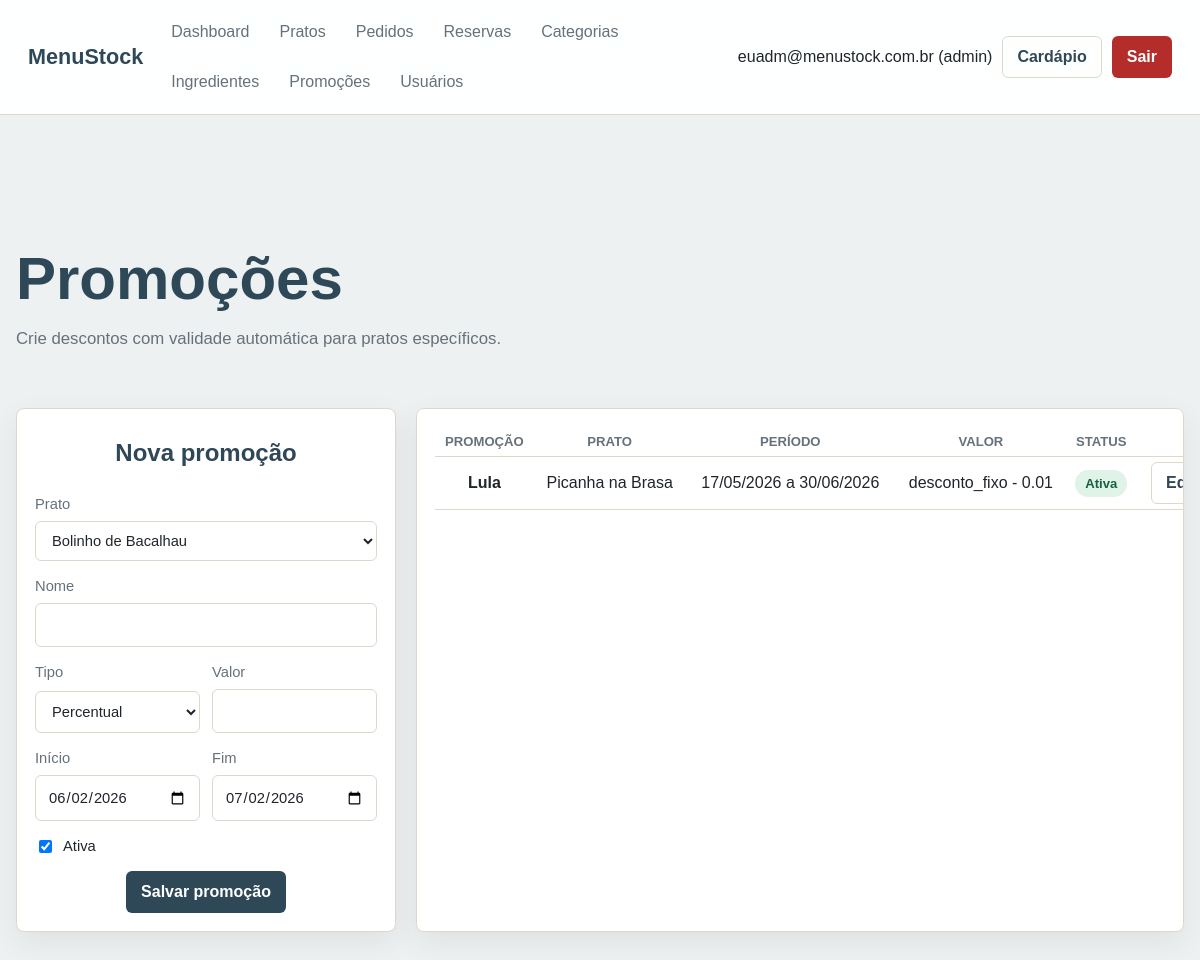
/admin/views/gerenciar_promocoes.php (signed in), run on the app's committed database.
### tables this page shows
CREATE TABLE `usuarios` (
  `id` int(11) NOT NULL,
  `nome` varchar(100) NOT NULL,
  `email` varchar(150) NOT NULL,
  `senha` varchar(255) NOT NULL,
  `telefone` varchar(20) DEFAULT NULL,
  `tipo` enum('admin','garcom','user') NOT NULL DEFAULT 'user',
  `login_attempts` tinyint(3) UNSIGNED NOT NULL DEFAULT 0,
  `locked_until` datetime DEFAULT NULL,
  `created_at` timestamp NOT NULL DEFAULT current_timestamp(),
  `updated_at` timestamp NOT NULL DEFAULT current_timestamp() ON UPDATE current_timestamp()
);

CREATE TABLE `promocoes` (
  `id` int(11) NOT NULL,
  `prato_id` int(11) NOT NULL,
  `nome` varchar(100) NOT NULL,
  `descricao` text DEFAULT NULL,
  `tipo` enum('desconto_percentual','desconto_fixo','combo') NOT NULL DEFAULT 'desconto_percentual',
  `valor` decimal(10,2) NOT NULL COMMENT 'Percentual (%) ou valor fixo (R$)',
  `data_inicio` date NOT NULL,
  `data_fim` date NOT NULL,
  `ativa` tinyint(1) DEFAULT 1,
  `created_at` timestamp NOT NULL DEFAULT current_timestamp(),
  `updated_at` timestamp NOT NULL DEFAULT current_timestamp() ON UPDATE current_timestamp()
);

CREATE TABLE `pratos` (
  `id` int(11) NOT NULL,
  `categoria_id` int(11) NOT NULL,
  `nome` varchar(100) NOT NULL,
  `descricao` text DEFAULT NULL,
  `preco` decimal(10,2) NOT NULL,
  `tempo_preparo` int(11) DEFAULT 0 COMMENT 'Tempo em minutos',
  `disponivel` tinyint(1) DEFAULT 1 COMMENT '1=disponivel 0=indisponivel',
  `imagem` varchar(255) DEFAULT NULL,
  `created_at` timestamp NOT NULL DEFAULT current_timestamp(),
  `updated_at` timestamp NOT NULL DEFAULT current_timestamp() ON UPDATE current_timestamp()
);

### admin/config/auth.php (called while the page is built, shortened)
<?php
require_once __DIR__ . '/conexao.php';
function e(mixed $value): string
{
    return htmlspecialchars((string) $value, ENT_QUOTES, 'UTF-8');
}
function isLoggedIn(): bool
{
    return !empty($_SESSION['usuario_id']);
}
function currentUserId(): ?int
{
    return isset($_SESSION['usuario_id']) ? (int) $_SESSION['usuario_id'] : null;
}
function currentUserTipo(): ?string
{
    return $_SESSION['usuario_tipo'] ?? null;
}
function hasRole(array|string $roles): bool
{
    $roles = is_array($roles) ? $roles : [$roles];
    return isLoggedIn() && in_array(currentUserTipo(), $roles, true);
}
function currentUser(): ?array
{
    $stmt = getConnection()->prepare('SELECT id, nome, email, telefone, tipo FROM usuarios WHERE id = ?');
    $stmt->execute([currentUserId()]);
    $user = $stmt->fetch();
    return $user;
}

### admin/config/conexao.php (called while the page is built, shortened)
<?php
function getConnection(): PDO
{
    static $pdo = null;
    if ($pdo instanceof PDO) {
        return $pdo;
    }
    $host = getenv('DB_HOST') ?: getenv('MYSQLHOST') ?: 'zephyr.proxy.rlwy.net';
    $port = getenv('DB_PORT') ?: getenv('MYSQLPORT') ?: '46100';
    $database = getenv('DB_NAME') ?: getenv('MYSQLDATABASE') ?: 'menustock';
    $user = getenv('DB_USER') ?: getenv('MYSQLUSER') ?: 'root';
    $password = getenv('DB_PASS') ?: getenv('MYSQLPASSWORD') ?: 'ojuEPvwwMfxxPVxEbtBZrEFVKfSvwfrr';
    $dsn = "mysql:host={$host};port={$port};dbname={$database};charset=utf8mb4";
    try {
        $pdo = new PDO($dsn, $user, $password, [
            PDO::ATTR_ERRMODE => PDO::ERRMODE_EXCEPTION,
            PDO::ATTR_DEFAULT_FETCH_MODE => PDO::FETCH_ASSOC,
            PDO::ATTR_EMULATE_PREPARES => false,
        ]);
    } catch (PDOException $exception) {
        http_response_code(500);
        exit('Falha ao conectar ao banco de dados.');
    }
    return $pdo;
}

### admin/models/Prato.php (called while the page is built, shortened)
<?php
require_once __DIR__ . '/../config/conexao.php';
class Prato
{
    private PDO $pdo;
    public function __construct()
    {
        $this->pdo = getConnection();
    }
    public function listar(?string $busca = null, ?int $categoriaId = null): array
    {
        return $this->consultarPratos(false, $busca, $categoriaId);
    }
    private function consultarPratos(bool $somenteDisponiveis, ?string $busca, ?int $categoriaId): array
    {
        $sql = "SELECT p.*, c.nome AS categoria,
                       promo.preco_promocional
                FROM pratos p
                JOIN categorias c ON c.id = p.categoria_id
                LEFT JOIN (
                    SELECT prato_id, MIN(preco_promocional) AS preco_promocional
                    FROM vw_promocoes_ativas
                    GROUP BY prato_id
                ) promo ON promo.prato_id = p.id
                WHERE 1 = 1";
        $params = [];
        $sql .= ' ORDER BY c.ordem_exibicao, p.nome';
        $stmt = $this->pdo->prepare($sql);
        $stmt->execute($params);
        return $stmt->fetchAll();
    }
}

### admin/models/Promocao.php (called while the page is built, shortened)
<?php
require_once __DIR__ . '/../config/conexao.php';
class Promocao
{
    private PDO $pdo;
    public function __construct()
    {
        $this->pdo = getConnection();
    }
    public function listar(): array
    {
        return $this->pdo
            ->query(
                'SELECT pr.*, p.nome AS prato, p.preco
                 FROM promocoes pr
                 JOIN pratos p ON p.id = pr.prato_id
                 ORDER BY pr.data_fim DESC, pr.nome'
            )
            ->fetchAll();
    }
}

### admin/views/gerenciar_promocoes.php (the view, shortened to what this page needs)
<?php
require_once __DIR__ . '/../config/auth.php';
require_once __DIR__ . '/../models/Promocao.php';
require_once __DIR__ . '/../models/Prato.php';
$promocaoModel = new Promocao();
$pratoModel = new Prato();
$editarId = (int) ($_GET['editar'] ?? 0);
$promocaoEditando = $editarId > 0 ? $promocaoModel->buscarPorId($editarId) : null;
$promocoes = $promocaoModel->listar();
$pratos = $pratoModel->listar();
require_once __DIR__ . '/../config/header_admin.php';
?>
<section class="page-heading">
    <h1>Promoções</h1>
    <p>Crie descontos com validade automática para pratos específicos.</p>
</section>
<section class="split-layout promocoes-layout">
    <form method="post" class="panel stack-form">
        <h2><?= $promocaoEditando ? 'Editar promoção' : 'Nova promoção' ?></h2>
        <label>
            Prato
            <select name="prato_id" required>
                <?php foreach ($pratos as $prato): ?>
                    <option value="<?= (int) $prato['id'] ?>" <?= $promocaoEditando && (int) $promocaoEditando['prato_id'] === (int) $prato['id'] ? 'selected' : '' ?>>
                        <?= e($prato['nome']) ?>
                    </option>
                <?php endforeach; ?>
            </select>
        </label>
        <label>
            Nome
            <input type="text" name="nome" required value="<?= e($promocaoEditando['nome'] ?? '') ?>">
        </label>
        <div class="form-grid">
            <label>
                Tipo
                <select name="tipo">
                    <?php foreach (['desconto_percentual' => 'Percentual', 'desconto_fixo' => 'Valor fixo', 'combo' => 'Combo'] as $value => $label): ?>
                        <option value="<?= e($value) ?>" <?= ($promocaoEditando['tipo'] ?? '') === $value ? 'selected' : '' ?>><?= e($label) ?></option>
                    <?php endforeach; ?>
                </select>
            </label>
            <label>
                Valor
                <input type="number" name="valor" min="0" step="0.01" required value="<?= e($promocaoEditando['valor'] ?? '') ?>">
            </label>
        </div>
        <div class="form-grid">
            <label>
                Início
                <input type="date" name="data_inicio" required value="<?= e($promocaoEditando['data_inicio'] ?? date('Y-m-d')) ?>">
            </label>
            <label>
                Fim
                <input type="date" name="data_fim" required value="<?= e($promocaoEditando['data_fim'] ?? date('Y-m-d', strtotime('+30 days'))) ?>">
            </label>
        </div>
        <label class="check-row">
            <input type="checkbox" name="ativa" value="1" <?= !$promocaoEditando || (int) $promocaoEditando['ativa'] === 1 ? 'checked' : '' ?>>
            Ativa
        </label>
        <div class="form-actions">
            <button class="btn btn-primary" type="submit">Salvar promoção</button>
        </div>
    </form>
    <div class="panel table-wrap">
        <table class="promocoes-table">
            <thead>
                <tr>
                    <th>Promoção</th>
                    <th>Prato</th>
                    <th>Período</th>
                    <th>Valor</th>
                    <th>Status</th>
                    <th>Ações</th>
                </tr>
            </thead>
            <tbody>
                <?php foreach ($promocoes as $promocao): ?>
                    <tr>
                        <td>
                            <strong><?= e($promocao['nome']) ?></strong>
                        </td>
                        <td><?= e($promocao['prato']) ?></td>
                        <td><?= date('d/m/Y', strtotime((string) $promocao['data_inicio'])) ?> a <?= date('d/m/Y', strtotime((string) $promocao['data_fim'])) ?></td>
                        <td><?= e($promocao['tipo']) ?> - <?= e($promocao['valor']) ?></td>
                        <td><span class="status <?= (int) $promocao['ativa'] === 1 ? 'status-confirmada' : 'status-cancelada' ?>"><?= (int) $promocao['ativa'] === 1 ? 'Ativa' : 'Inativa' ?></span></td>
                        <td>
                            <div class="inline-form promocao-actions">
                                <a class="btn btn-ghost" href="gerenciar_promocoes.php?editar=<?= (int) $promocao['id'] ?>">Editar</a>
                            </div>
                        </td>
                    </tr>
                <?php endforeach; ?>
            </tbody>
        </table>
    </div>
</section>
<?php require_once __DIR__ . '/../config/footer_admin.php'; ?>

### admin/config/header_admin.php (shortened to what this page needs)
<?php
require_once __DIR__ . '/auth.php';
$adminUser = currentUser();
?>
<!doctype html>
<html lang="pt-BR">
<head>
    <link rel="stylesheet" href="../public/css/style.css">
</head>
<body class="admin-body">
<header class="admin-topbar">
    <a class="brand" href="<?= hasRole('garcom') ? 'menu_garcom.php' : 'dashboard.php' ?>">MenuStock</a>
    <nav class="admin-nav" aria-label="Menu administrativo">
        <a href="dashboard.php">Dashboard</a>
        <a href="gerenciar_pratos.php">Pratos</a>
        <a href="gerenciar_pedidos.php">Pedidos</a>
        <a href="gerenciar_reservas.php">Reservas</a>
        <?php if (hasRole('admin')): ?>
            <a href="gerenciar_categorias.php">Categorias</a>
            <a href="gerenciar_ingredientes.php">Ingredientes</a>
            <a href="gerenciar_promocoes.php">Promoções</a>
            <a href="ver_usuarios.php">Usuários</a>
        <?php endif; ?>
    </nav>
    <div class="topbar-actions">
        <span><?= e($adminUser['nome'] ?? 'Usuário') ?> (<?= e(currentUserTipo() ?? '') ?>)</span>
        <a class="btn btn-ghost" href="../../index.php">Cardápio</a>
        <form method="post" action="../controllers/logout.php">
            <button class="btn btn-danger" type="submit">Sair</button>
        </form>
    </div>
</header>
<main class="container admin-main">

### admin/public/css/style.css (style rules this page uses)
:root { --bg: #f7f5ef; --surface: #ffffff; --surface-soft: #f1eee6; --text: #20252b; --muted: #66717c; --line: #ded8ca; --primary: #2f4858; --primary-dark: #213540; --secondary: #e85d2a; --secondary-dark: #c74718; --success: #1f8a5b; --danger: #b52d2a; --warning: #a46c00; --radius: 8px; --shadow: 0 10px 28px rgba(35, 45, 55, 0.08); }
* { box-sizing: border-box; }
body { margin: 0; min-height: 100vh; background: var(--bg); color: var(--text); font-family: Arial, Helvetica, sans-serif; line-height: 1.5; }
a { color: inherit; text-decoration: none; }
button, input, select, textarea { font: inherit; }
input, select, textarea { width: 100%; border: 1px solid var(--line); border-radius: 6px; background: #fff; color: var(--text); padding: 10px 12px; }
label { display: grid; gap: 6px; color: var(--muted); font-size: 0.92rem; }
table { width: 100%; border-collapse: collapse; }
th, td { padding: 5px; border-bottom: 1px solid var(--line); text-align: left; vertical-align: top; }
th { color: var(--muted); font-size: 0.82rem; text-transform: uppercase; }
.container { width: min(1180px, calc(100% - 32px)); margin: 0 auto; }
.admin-body .container { width: min(1400px, calc(100% - 32px)); }
.site-header, .admin-topbar { position: sticky; top: 0; z-index: 20; display: flex; align-items: center; gap: 18px; justify-content: space-between; min-height: 72px; padding: 12px 28px; background: rgba(255, 255, 255, 0.94); border-bottom: 1px solid var(--line); backdrop-filter: blur(12px); }
.brand { color: var(--primary); font-size: 1.35rem; font-weight: 800; white-space: nowrap; }
.site-nav, .admin-nav, .site-actions, .topbar-actions, .inline-form, .form-actions, .section-head, .cart-summary, .order-head { display: flex; align-items: center; gap: 10px; flex-wrap: wrap; }
.site-nav, .admin-nav { flex: 1; }
.site-nav a, .admin-nav a { color: var(--muted); padding: 8px 10px; border-radius: 6px; }
.admin-body { background: #eef1f2; }
.admin-main { padding: 28px 0 44px; }
.btn { display: inline-flex; align-items: center; justify-content: center; gap: 8px; min-height: 38px; border: 1px solid transparent; border-radius: 6px; padding: 8px 14px; cursor: pointer; font-weight: 700; }
.btn-primary { background: var(--primary); color: #fff; }
.btn-danger { background: var(--danger); color: #fff; }
.btn-ghost { background: transparent; border-color: var(--line); color: var(--primary); }
.hero h1, .page-heading h1 { max-width: 720px; margin: 0; color: var(--primary); font-size: clamp(2rem, 5vw, 4rem); line-height: 1; }
.hero p, .page-heading p { max-width: 620px; color: var(--muted); font-size: 1.05rem; }
.card, .panel, .stat-card, .empty-state { background: var(--surface); border: 1px solid var(--line); border-radius: var(--radius); box-shadow: var(--shadow); }
.card-content, .panel, .empty-state { padding: 18px; }
.dish-card h2, .panel h2 { margin: 8px 0; color: var(--primary); }
.auth-grid, .split-layout, .detail-layout { display: grid; grid-template-columns: repeat(2, minmax(0, 1fr)); gap: 20px; padding: 32px 0; }
.stack, .stack-form { display: grid; gap: 14px; }
.page-heading { padding: 28px 0 8px; }
.table-wrap { overflow-x: auto; -webkit-overflow-scrolling: touch; }
.status { display: inline-flex; align-items: center; min-height: 26px; border-radius: 999px; background: var(--surface-soft); color: var(--primary); padding: 4px 10px; font-size: 0.82rem; font-weight: 800; }
.status-pronto, .status-confirmada { background: #dff3e8; color: #176241; }
.form-grid { display: grid; grid-template-columns: repeat(2, minmax(0, 1fr)); gap: 12px; }
.check-row { display: flex; align-items: center; gap: 8px; color: var(--text); }
.check-row input { width: auto; }
.promocoes-layout { grid-template-columns: 380px 1fr; }
.promocoes-layout>.panel.stack-form { align-self: start; }
.promocoes-layout>.panel.stack-form h2 { text-align: center; }
.promocoes-layout>.panel.stack-form .form-actions { justify-content: center; }
.promocoes-table { min-width: 900px; }
.promocoes-table th, .promocoes-table td { text-align: center; vertical-align: middle; }
.promocoes-table td:nth-child(3), .promocoes-table td:nth-child(4) { white-space: nowrap; }
.promocao-actions { justify-content: center; flex-wrap: nowrap; }
.promocao-actions .btn { white-space: nowrap; }

### data on the page
usuarios: nome "euadm@menustock.com.br"
promocoes: nome "Lula", prato.nome "Picanha na Brasa", data_inicio "17/05/2026", data_fim "30/06/2026", tipo "desconto_fixo", valor "0.01", ativa "Ativa"

### other printed values
currentUserTipo() "admin"
form field prato_id "Bolinho de Bacalhau"
form field tipo "Percentual"
